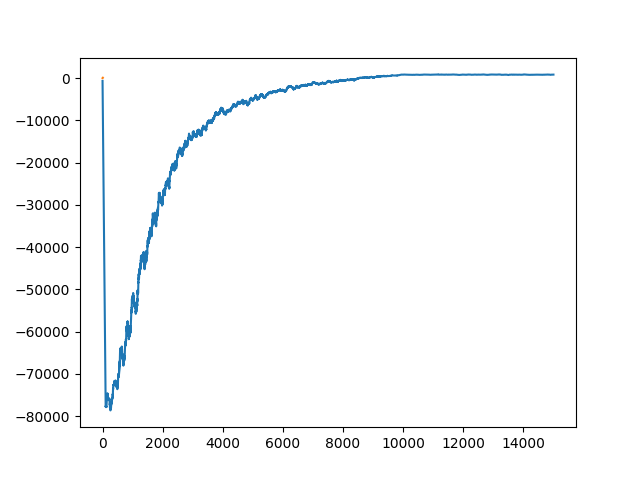

Generate this figure with Python:
import gymnasium as gym
import numpy as np
import matplotlib.pyplot as plt
import pickle

def run(episodes, is_training=True, render=False):

    env = gym.make('Taxi-v3', render_mode='human' if render else None)

    if is_training:
        q = np.zeros((env.observation_space.n, env.action_space.n))  # init a 500 x 6 array
    else:
        with open('taxi.pkl', 'rb') as f:
            q = pickle.load(f)

    learning_rate_a = 0.9  # alpha or learning rate
    discount_factor_g = 0.9  # gamma or discount rate
    epsilon = 1  # 1 = 100% random actions
    epsilon_decay_rate = 0.0001  # epsilon decay rate
    rng = np.random.default_rng()  # random number generator

    rewards_per_episode = np.zeros(episodes)

    for i in range(episodes):
        state = env.reset()[0]  # states: 0 to 63
        terminated = False  # True when fall in hole or reached goal
        truncated = False  # True when actions > 200

        rewards = 0
        while not terminated and not truncated:
            if is_training and rng.random() < epsilon:
                action = env.action_space.sample()  # actions: 0=left, 1=down, 2=right, 3=up
            else:
                action = np.argmax(q[state, :])

            new_state, reward, terminated, truncated, _ = env.step(action)

            rewards += reward

            if is_training:
                q[state, action] += learning_rate_a * (
                    reward + discount_factor_g * np.max(q[new_state, :]) - q[state, action]
                )

            state = new_state

        epsilon = max(epsilon - epsilon_decay_rate, 0)

        if epsilon == 0:
            learning_rate_a = 0.0001

        rewards_per_episode[i] = rewards

        # Print rewards for training every 1000 episodes
        if is_training and (i + 1) % 1000 == 0:
            print(f"Rewards after {i + 1} episodes: {np.sum(rewards_per_episode[max(0, i - 999):(i + 1)])/1000}")

    env.close()

    sum_rewards = np.zeros(episodes)
    for t in range(episodes):
        sum_rewards[t] = np.sum(rewards_per_episode[max(0, t - 100):(t + 1)])
    plt.plot(sum_rewards)
    plt.savefig('taxi.png')

    if is_training:
        with open("taxi.pkl", "wb") as f:
            pickle.dump(q, f)

    # Print rewards per episode in a table format for the testing phase
    if not is_training:
        print("\nRewards per Episode:")
        print(f"{'Episode':<10} {'Reward':<10}")
        print("-" * 20)
        for episode in range(episodes):
            print(f"{episode + 1:<10} {rewards_per_episode[episode]:<10}")

if __name__ == '__main__':
    # Training for 15000 episodes
    run(15000)
    # Showing output for 10 episodes after training
    run(10, is_training=False, render=True)
